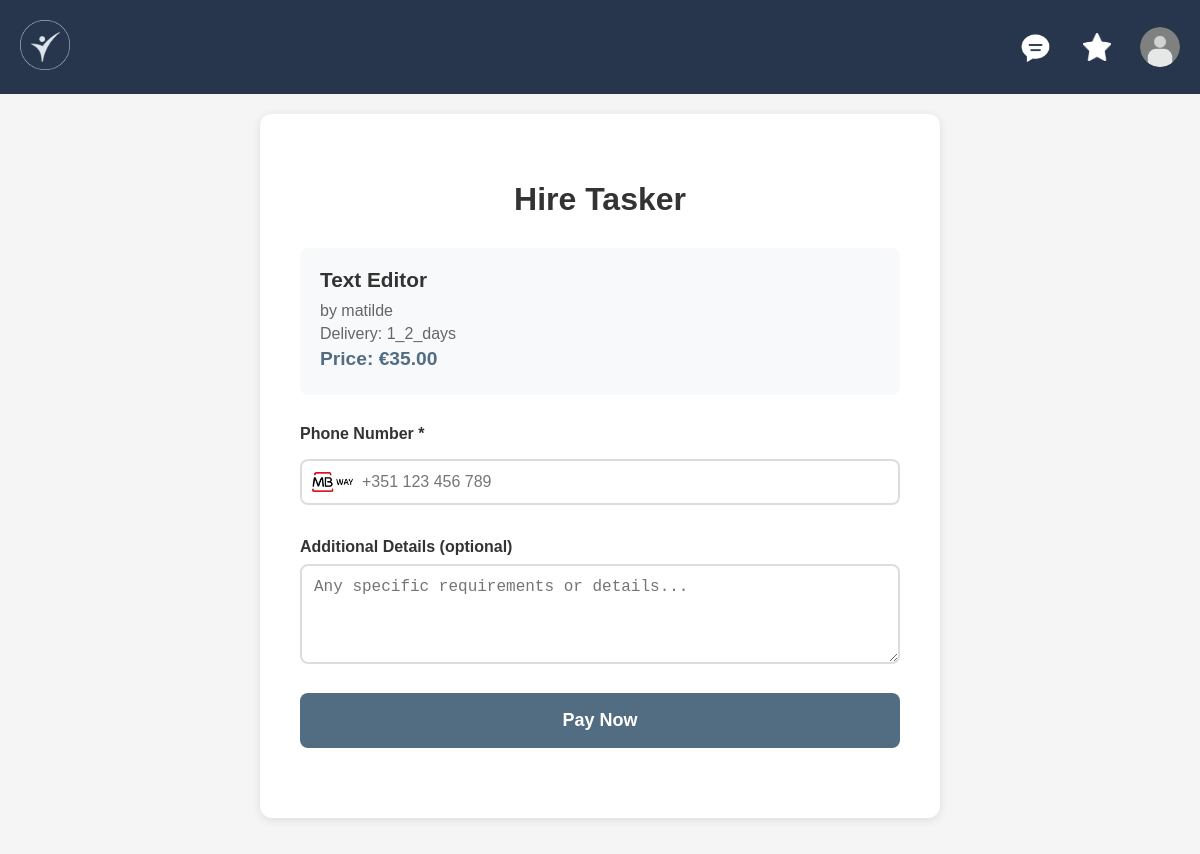
Page /pages/hire.php?id=6 (signed in) on the committed database.
### tables this page shows
CREATE TABLE services (
    id INTEGER PRIMARY KEY AUTOINCREMENT,
    taskname VARCHAR NOT NULL,
    pricing INTEGER NOT NULL,
    delivery_time VARCHAR REFERENCES delivery_time,
    description VARCHAR,
    rating INTEGER,
    Nrating INTEGER,
    category VARCHAR REFERENCES categories,
    user VARCHAR REFERENCES users ON DELETE CASCADE,
    image TEXT
);

### database/service_db.php (called while the page is built, shortened)
<?php
class Service {
    public static function get_service_with_media(int $id): array {
        $db = Database::getInstance();
        $stmt = $db->prepare("
            SELECT s.*,
                   COALESCE(s.taskname, s.description) as task_title,
                   (SELECT GROUP_CONCAT(file_path) FROM media WHERE service_id = s.id ORDER BY id ASC) as all_images
            FROM services s
            WHERE s.id = ?
        ");
        $stmt->execute([$id]);
        return $stmt->fetch();
    }
}
?>

### pages/hire.php (the view, shortened to what this page needs)
<?php
require_once(__DIR__ . '/../database/service_db.php');
$serviceId = $_GET['id'] ?? null;
try {
    $service = Service::get_service_with_media($serviceId);
} catch (Exception $e) {
    die("Error: " . $e->getMessage());
}
?>
<!DOCTYPE html>
<html lang="en">
<head>
    <link rel="stylesheet" href="css/style.css">
    <link rel="stylesheet" href="css/hire.css">
</head>
<body>
<?php include_once(__DIR__ . '/../components/header.php'); ?>
<main class="main-layout">
    <div class="hire-container">
        <h2>Hire Tasker</h2>
        <div class="service-summary">
            <h3><?= htmlspecialchars($service['task_title']) ?></h3>
            <p class="service-seller">by <?= htmlspecialchars($service['user']) ?></p>
            <p class="service-delivery">Delivery: <?= htmlspecialchars($service['delivery_time']) ?></p>
            <p class="service-price">Price: €<?= number_format($service['pricing'], 2) ?></p>
        </div>
        <form id="hireForm" class="hire-form">
            <div class="form-group">
                <label for="phone">Phone Number *</label>
                <div class="phone-input-container">
                    <input type="tel" id="phone" name="phone" required placeholder="+351 123 456 789">
                </div>
            </div>
            <div class="form-group">
                <label for="details">Additional Details (optional)</label>
                <textarea id="details" name="details" rows="4" placeholder="Any specific requirements or details..."></textarea>
            </div>
            <button type="submit" class="pay-button">
                <span class="button-text">Pay Now</span>
            </button>
        </form>
    </div>
</main>
</body>
</html>

### pages/css/style.css (style rules this page uses)
body { font-family: Arial, sans-serif; background-color: #f5f5f5; margin: 0; padding: 0; }
input, button, select { width: 100%; padding: 10px; margin: 8px 0; border: 1px solid #ccc; border-radius: 4px; }
button { background-color: #516c81; color: white; border: none; }
main { padding: 20px; }

### pages/css/hire.css (style rules this page uses)
.main-layout { background-color: #f5f5f5; min-height: calc(100vh - 80px); padding: 20px; }
.hire-container { max-width: 600px; margin: 0 auto; background: white; padding: 40px; border-radius: 12px; box-shadow: 0 2px 10px rgba(0,0,0,0.1); }
.hire-container h2 { text-align: center; color: #333; margin-bottom: 30px; font-size: 2em; }
.service-summary { background: #f8f9fa; padding: 20px; border-radius: 8px; margin-bottom: 30px; }
.service-summary h3 { margin: 0 0 10px 0; color: #333; font-size: 1.3em; }
.service-seller { color: #666; margin: 5px 0; }
.service-delivery { color: #666; margin: 5px 0; }
.service-price { color: #526D82; font-weight: bold; font-size: 1.2em; margin: 5px 0; }
.hire-form { margin-bottom: 30px; }
.form-group { margin-bottom: 25px; }
.form-group label { display: block; margin-bottom: 8px; font-weight: 600; color: #333; }
.form-group input, .form-group textarea { width: 100%; padding: 12px; border: 2px solid #ddd; border-radius: 8px; font-size: 16px; transition: border-color 0.3s ease; box-sizing: border-box; }
.phone-input-container { position: relative; display: flex; align-items: center; }
.phone-input-container input[type="tel"] { padding-left: 55px; }
.phone-input-container input[type="tel"]::placeholder { padding-left: 5px; }
.pay-button { width: 100%; background: #526D82; color: white; padding: 15px; border: none; border-radius: 8px; font-size: 18px; font-weight: bold; cursor: pointer; transition: all 0.3s ease; position: relative; min-height: 55px; display: flex; align-items: center; justify-content: center; }

### rows in the picture
services: user "matilde", delivery_time "1_2_days", pricing "35.00"

### other values in the picture
$service['task_title'] "Text Editor"
